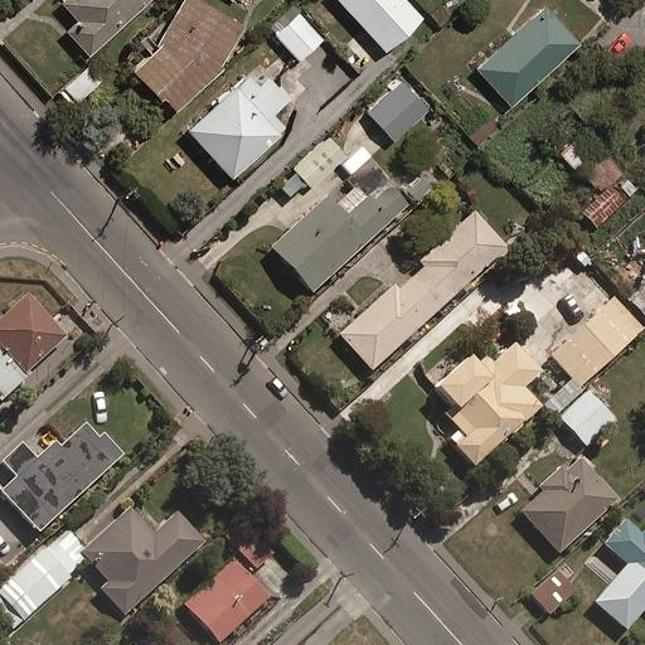
%> input picture CFM(2.0)/图片测试/pair1-1.jpg, 645 x 645 px
$ octave demo_CFM_core.m   (GNU Octave 9; MATLAB toolbox functions it lacks are replaced by stand-ins)
%> lines starting %> are read from the running program, lines starting %| are printed output that depends on the picture
### CFM(2.0)/CFMScale_space.m
function [CoOcurscale_space, K_abs] = CFMScale_space(im, sigma_1, Mmax, ratio, sigma_s)

    if isa(im, 'uint8')
        im = double(im);
    end
    [M, N] = size(im);
    CoOcurscale_space = zeros(M, N, Mmax);
    K_abs = zeros(M, N, Mmax);

    sigma = sigma_1 * ratio.^(0:Mmax-1);

    lambda = 1.0;      % λ = 1
    alpha = 0.01;      % 法向扩散系数
    beta = 1.0;        % 切向扩散系数
    dt = 0.1;          % 时间步长
    n_iter = 5;        % 每个尺度的迭代次数（总时间 T = n_iter * dt）


    I_current = im;

    for s = 1:Mmax
        cur_sigma = sigma(s);
        fprintf('第 %d 层尺度空间构建中（sigma = %.3f）...\n', s, cur_sigma);

        % 1. 计算当前尺度下的高斯曲率
        % 先对图像做高斯平滑
        win_size = 2 * ceil(3 * cur_sigma) + 1;
        g = fspecial('gaussian', [win_size, win_size], cur_sigma);
        I_smooth = imfilter(I_current, g, 'replicate', 'same');


        [Ix, Iy, Ixx, Ixy, Iyy] = gaussian_derivatives(I_smooth, cur_sigma);


        % 高斯曲率 K
        E = 1 + Ix.^2;
        F = Ix .* Iy;
        G = 1 + Iy.^2;
        denom = sqrt(1 + Ix.^2 + Iy.^2);
        denom(denom < eps) = eps;
        L = Ixx ./ denom;
        M_cur = Ixy ./ denom;
        N_cur = Iyy ./ denom;
        denom_K = E.*G - F.^2;
        denom_K(denom_K < eps) = eps;
        K = (L.*N_cur - M_cur.^2) ./ denom_K;
        K_abs_cur = abs(K);
        K_abs(:,:,s) = K_abs_cur;

        % 2. 各向异性扩散

        I_cur = I_current;

        for iter = 1:n_iter

            [Ix_cur, Iy_cur] = gradient(I_cur);
            grad_mag = sqrt(Ix_cur.^2 + Iy_cur.^2) + eps;

            nx = Ix_cur ./ grad_mag;
            ny = Iy_cur ./ grad_mag;

            tx = -Iy_cur ./ grad_mag;
            ty = Ix_cur ./ grad_mag;


            D = 1 ./ (1 + lambda * K_abs_cur);


            Dxx = D .* (alpha * nx.^2 + beta * tx.^2);
            Dxy = D .* (alpha * nx.*ny + beta * tx.*ty);
            Dyy = D .* (alpha * ny.^2 + beta * ty.^2);


            Fx = Dxx .* Ix_cur + Dxy .* Iy_cur;
            Fy = Dxy .* Ix_cur + Dyy .* Iy_cur;


            div_Fx = zeros(size(I_cur));
            div_Fy = zeros(size(I_cur));

            div_Fx(:, 2:end-1) = (Fx(:, 3:end) - Fx(:, 1:end-2)) / 2;
            div_Fy(2:end-1, :) = (Fy(3:end, :) - Fy(1:end-2, :)) / 2;

            div_Fx(:, 1) = Fx(:, 2) - Fx(:, 1);
            div_Fx(:, end) = Fx(:, end) - Fx(:, end-1);
            div_Fy(1, :) = Fy(2, :) - Fy(1, :);
            div_Fy(end, :) = Fy(end, :) - Fy(end-1, :);

            div = div_Fx + div_Fy;

            I_cur = I_cur + dt * div;

        end


        CoOcurscale_space(:,:,s) = I_cur;

        I_current = I_cur;
    end
end

function [Ix, Iy, Ixx, Ixy, Iyy] = gaussian_derivatives(I, sigma)
%%
    h1 = [-1,0,1;-2,0,2;-1,0,1];
    h2 = [-1,-2,-1;0,0,0;1,2,1];
    lp = lowpassfilter([3,3], .45, 20);


    gradient_x_0 = imfilter(I, lp, 'replicate');
    gradient_y_0 = imfilter(I, lp, 'replicate');
    gradient_x_0 = real(gradient_x_0);
    gradient_y_0 = real(gradient_y_0);
    gradient_0 = sqrt(gradient_x_0.^2 + gradient_y_0.^2);

    gradient_x_1 = imfilter(gradient_0, h1, 'replicate');
    gradient_y_1 = imfilter(gradient_0, h2, 'replicate');
    I0 = sqrt(gradient_x_1.^2 + gradient_y_1.^2);


%%
    Ix = imfilter(I0, h1, 'replicate');
    Iy = imfilter(I0, h2, 'replicate');
    I1 = sqrt(Ix.^2 + Iy.^2);

    Ixx = imfilter(I1, h1, 'replicate');
    Iyy = imfilter(I1, h2, 'replicate');
    Ixy = sqrt(Ixx.^2 + Iyy.^2);
    % Ixy = imfilter(Ix, h2, 'replicate');


end

### CFM（Complete code）/CFM_Match.m
function [H,rmse,cor2,cor1,position_1,position_2] = CFM_Match(image_11,image_22)

sigma_s=5;                 %  [3, 5, 10]
sigma_1=1.6;              %  1.6
ratio=2^(1/3);
Mmax=4;
first_layer=1;
d_SH=500;
change_form='Similarity'; % 'Similarity'£¬'Affine';

fprintf('Reference in image processing:... \n')
[CoOcurscale_space_1,K_abs1]=CFMScale_space(image_11,sigma_1,Mmax,ratio,sigma_s);
fprintf('Image to be registered processing:... \n')
[CoOcurscale_space_2,K_abs2]=CFMScale_space(image_22,sigma_1,Mmax,ratio,sigma_s);


[H, rmse, cor2, cor1,position_1,position_2] = CFM(CoOcurscale_space_1, CoOcurscale_space_2,image_11, image_22, d_SH, sigma_1, ratio, first_layer, change_form,K_abs1,K_abs2);

### CFM（Complete code）/demo_CFM_core.m
clc;clear;close all; warning('off')


RES=[];


[file1, path1] = uigetfile({'*.jpg;*.png;*.bmp;*.tif','Image Files'}, '选择第一张图像');
%> the answer given: ../CFM(2.0)/图片测试/pair1-1.jpg
if isequal(file1,0)
    error('未选择图像');
end
str1 = fullfile(path1, file1);

[file2, path2] = uigetfile({'*.jpg;*.png;*.bmp;*.tif','Image Files'}, '选择第二张图像');
%> the answer given: ../CFM(2.0)/图片测试/pair1-2.jpg
if isequal(file2,0)
    error('未选择图像');
end
str2 = fullfile(path2, file2);


%%
% im1=imread("pair11-1.jpg");
% im2=imread("pair11-2.jpg");

im1 = uint8(imread(str1));
%> im1 is the input picture: size 645x645x3 uint8; mean R, G, B 114.1, 107.9, 95.5
im2 = uint8(imread(str2));
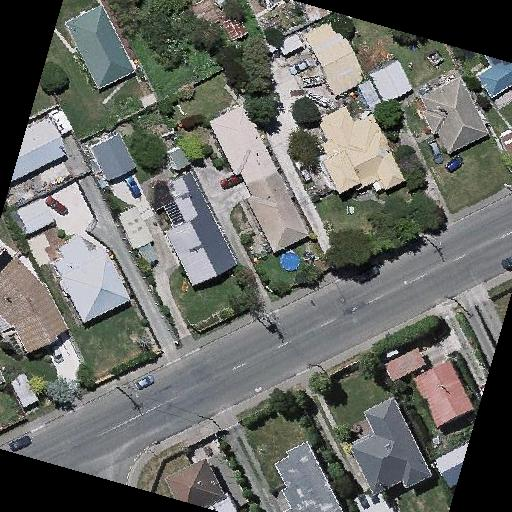
%> input picture CFM(2.0)/图片测试/pair1-2.jpg, 512 x 512 px
%> im2 is the input picture: size 512x512x3 uint8; mean R, G, B 105.1, 107, 102

[~,~,num1]=size(im1);
%> num1 = 3
[~,~,num2]=size(im2);
%> num2 = 3
if(num1==3)
    image_11=rgb2gray(im1);
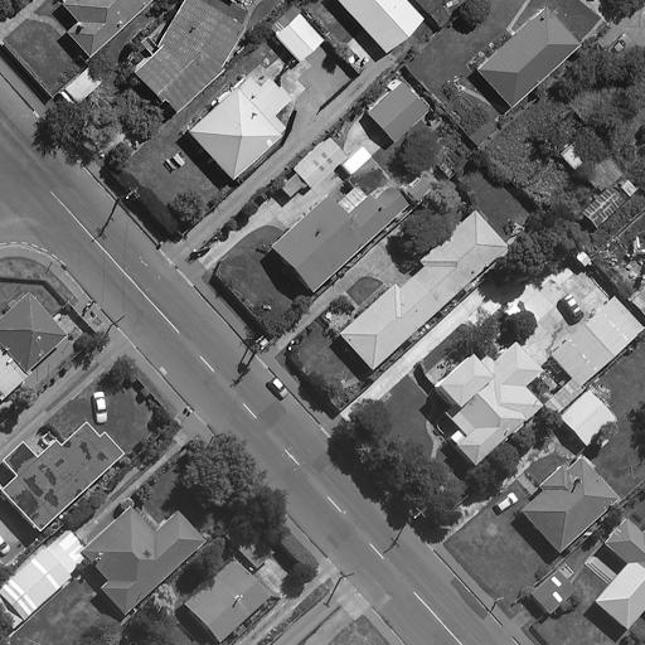
%> image_11: size 645x645 uint8; min 0, max 255, mean 108.3
else
    image_11=im1;
end
if(num2==3)
    image_22=rgb2gray(im2);
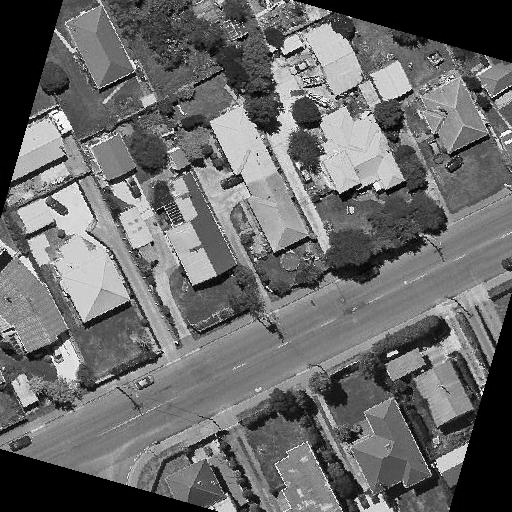
%> image_22: size 512x512 uint8; min 0, max 255, mean 105.9
else
    image_22=im2;
end

% [6 lines of commented-out code are left out]


t1=clock;
[H,rmse,cor2,cor1,position_1,position_2] = CFM_Match(image_11,image_22);
%> the loop in CFMScale_space, `for s = 1:Mmax` made 1 pass
%> pass 1, in CFMScale_space, `I_smooth = imfilter(I_current, g, 'replicate', 'same');`:
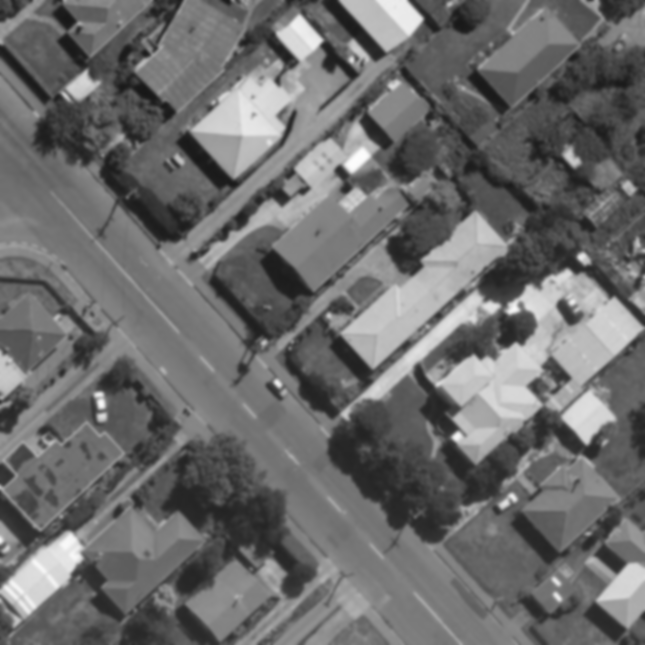
%> I_smooth: size 645x645 double; min 23.76, max 252.4, mean 108.3
%> (the run ends here)
